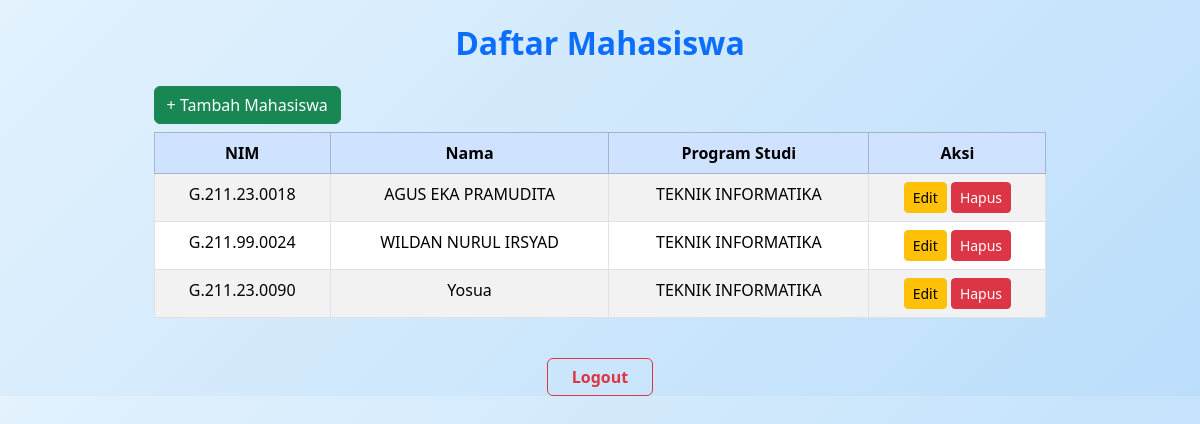
Screenshot of /mahasiswa/daftar/ (signed in) with the database file from the repository.
### mahasiswa/models.py (models this page shows, shortened)
class Mahasiswa(models.Model):
    nim = models.CharField(max_length=15, unique=True)
    nama = models.CharField(max_length=100)
    programstudi = models.CharField(max_length=50)
    angkatan = models.CharField(max_length=4)

### mahasiswa/views.py (the view)
# urls.py: path('daftar/', views.daftar_mahasiswa, name='daftar_mahasiswa'),
@login_required(login_url='/accounts/login/')
def daftar_mahasiswa(request):
    mahasiswas = Mahasiswa.objects.all()
    return render(request, 'mahasiswa/daftar.html', {'mahasiswas': mahasiswas})

### mahasiswa/templates/mahasiswa/daftar.html
{% extends 'mahasiswa/base.html' %}
{% block content %}
<div class="container mt-4 text-center">
    <h2 class="fw-bold mb-4 text-primary">Daftar Mahasiswa</h2>
    <div class="d-flex justify-content-start mb-2" style="width: 80%; margin: 0 auto;">
        <a href="{% url 'tambah_mahasiswa' %}" class="btn btn-success">
            + Tambah Mahasiswa
        </a>
    </div>
    <div class="table-responsive">
        <table class="table table-bordered table-striped table-hover mx-auto" style="width: 80%;">
            <thead class="table-primary">
                <tr>
                    <th>NIM</th>
                    <th>Nama</th>
                    <th>Program Studi</th>
                    <th>Aksi</th>
                </tr>
            </thead>
            <tbody>
                {% for mhs in mahasiswas %}
                <tr>
                    <td>{{ mhs.nim }}</td>
                    <td>{{ mhs.nama }}</td>
                    <td>{{ mhs.programstudi }}</td>
                    <td>
                        <a href="{% url 'edit_mahasiswa' mhs.id %}" class="btn btn-sm btn-warning">Edit</a>
                        <a href="{% url 'hapus_mahasiswa' mhs.id %}" class="btn btn-sm btn-danger">Hapus</a>
                    </td>
                </tr>
                {% endfor %}
            </tbody>
        </table>
    </div>
    <div class="mt-4">
        <a href="/accounts/logout/" class="btn btn-outline-danger fw-bold px-4">
            Logout
        </a>
    </div>
</div>
{% endblock %}

### mahasiswa/static/mahasiswa/css/style.css (style rules this page uses)
body { font-family: 'Poppins', Arial, sans-serif; margin: 0; padding: 0; background: linear-gradient(135deg, #e3f2fd, #bbdefb); color: #333; }
.btn { background-color: #1976d2; color: white; padding: 12px 30px; border-radius: 6px; text-decoration: none; font-weight: bold; transition: background-color 0.3s ease, transform 0.2s ease; }

### rows the page displays
Mahasiswa: nim "G.211.23.0018", nama "AGUS EKA PRAMUDITA", programstudi "TEKNIK INFORMATIKA"
Mahasiswa: nim "G.211.99.0024", nama "WILDAN NURUL IRSYAD", programstudi "TEKNIK INFORMATIKA"
Mahasiswa: nim "G.211.23.0090", nama "Yosua", programstudi "TEKNIK INFORMATIKA"
